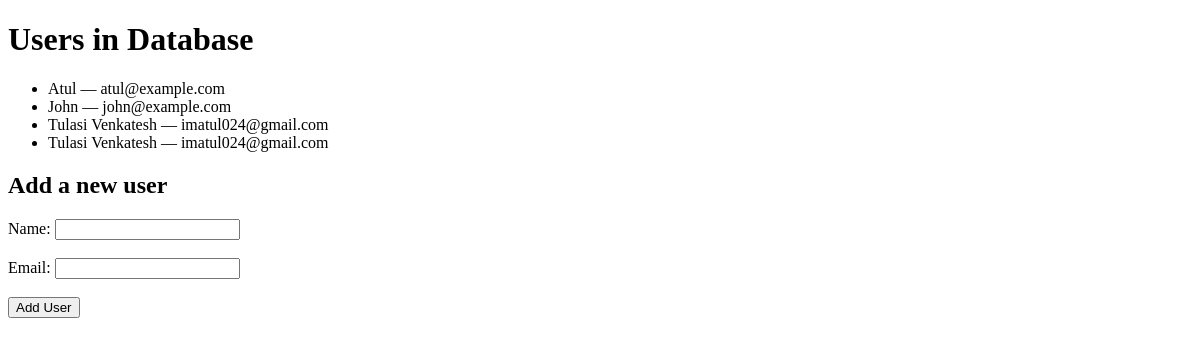
Before: / with the older database file.
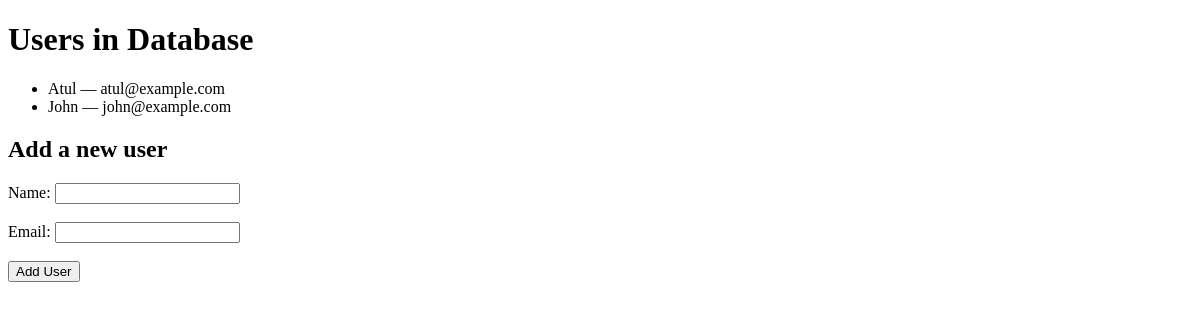
After: the same page with the newer database file.
### tables this page shows
CREATE TABLE users (
    id INTEGER PRIMARY KEY AUTOINCREMENT,
    name TEXT,
    email TEXT
);

### app.py (the view)
@app.route('/')
def home():
    users = get_users()
    return render_template('index.html', users=users)

### app.py (called while the page is built)
def get_users():
    conn = sqlite3.connect('data.db')
    cursor = conn.cursor()
    cursor.execute('SELECT * FROM users')
    users = cursor.fetchall()
    conn.close()
    return users

### templates/index.html (shortened to what this page needs)
<!DOCTYPE html>
<html>
<head>
</head>
<body>
    <h1>Users in Database</h1>
    <ul>
        {% for user in users %}
            <li>{{ user[1] }} — {{ user[2] }}</li>
        {% endfor %}
    </ul>
    <h2>Add a new user</h2>
    <form action="/add" method="POST">
        <label>Name:</label>
        <input type="text" name="name" required><br><br>
        <label>Email:</label>
        <input type="email" name="email" required><br><br>
        <button type="submit">Add User</button>
    </form>
</body>
</html>

Changed rows visible on the page:
removed users: name "Tulasi Venkatesh", email "imatul024@gmail.com"
removed users: name "Tulasi Venkatesh", email "imatul024@gmail.com"
